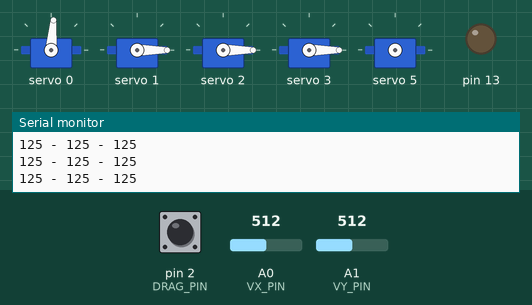
Simulated run of this sketch. Board: Arduino Uno, built with avr-gcc and run on an emulated ATmega328P. On the bench: 5 × servo, output pins drawn as LEDs (lit = HIGH), the last lines printed to the serial monitor. The inputs (shaded band) are chosen by the test bench; at power-on: A0 (VX_PIN) = 512, pin 2 (DRAG_PIN) HIGH, A1 (VY_PIN) = 512.

Above: at 2.3 s.
2.4 s: A0 (VX_PIN) set to 585
At 4.48 s:
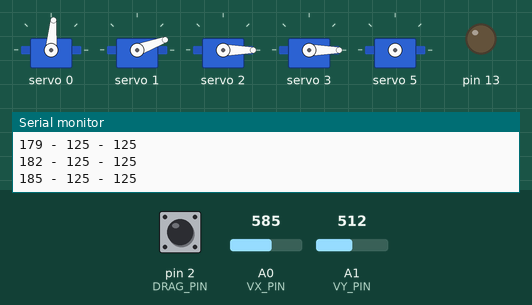
5.4 s: pin 2 (DRAG_PIN) pulled LOW for 0.15 s
8.4 s: A1 (VY_PIN) set to 585
At 8.59 s:
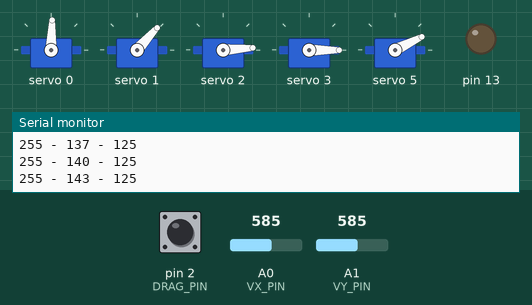
11.4 s: A0 (VX_PIN) set to 716
14.4 s: A0 (VX_PIN) set to 473
At 17.1 s:
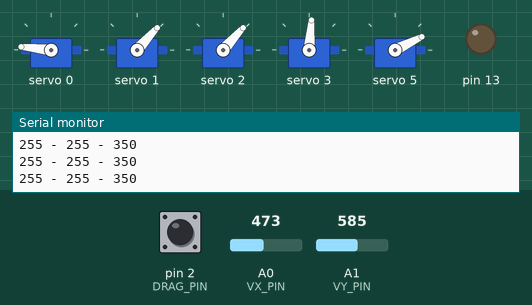
17.4 s: A0 (VX_PIN) set to 445
At 21.16 s:
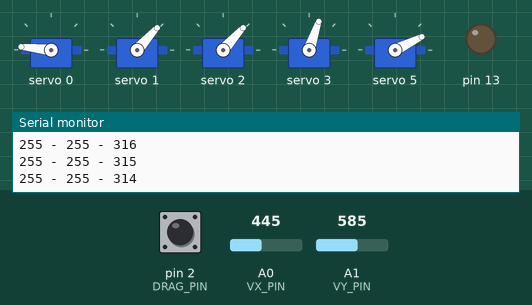
Timing chart, 0 to 25.9 s (numbered marks = the images above; inputs shaded):
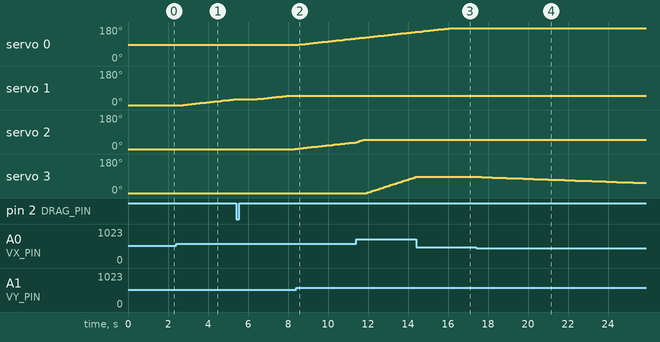

The sketch:

robot_hand.ino
```cpp
#include <Wire.h>
#include <Adafruit_PWMServoDriver.h>
#define SERVOMIN  125
#define SERVOMAX  575

#define VX_PIN 0
#define VY_PIN 1

#define MID_ANALOG 488
#define DRAG_PIN 2

Adafruit_PWMServoDriver pwm = Adafruit_PWMServoDriver();

uint8_t servonum = 0;
int yPulse = 0;

int servoMaxArray[] = {255, 255, 345};
int xPulseArray[] = {SERVOMIN, SERVOMIN, SERVOMIN};

void setup() {
  Serial.begin(9600);
  Serial.println("16 channel Servo test!");

  pwm.begin();

  pwm.setPWMFreq(60);

  delay(100);
  pwm.setPWM(0, 0, (SERVOMIN + SERVOMAX)/2);
  pwm.setPWM(1, 0, xPulseArray[0]);
  pwm.setPWM(2, 0, xPulseArray[1]);
  pwm.setPWM(3, 0, xPulseArray[2]);
  delay(1000);
  yPulse = (SERVOMIN + SERVOMAX)/2;

  pinMode(DRAG_PIN, INPUT_PULLUP);
  pinMode(13, OUTPUT);
}

bool preInput = true;
bool isOpen = false;

void loop() {
  //dragAnDrop();
  changeXPosition();
  changeYPosition();

  //pwm.setPWM(4, 0, 200);
  delay(100);

  //pwm.setPWM(4, 0, 600);
  //delay(1000);

  //pwm.setPWM(4, 0, 200);
  //delay(100);
  bool nowInput = digitalRead(DRAG_PIN);
  if (preInput && !nowInput) {
    Serial.print("Click");
    dragAndDrop();
  }
  preInput = nowInput;
}

void changeYPosition() {
  int ySignal = analogRead(VY_PIN);
  int changePulse = calculatePulseChange(ySignal);
  if (ySignal < MID_ANALOG) {
    yPulse -= changePulse;
    yPulse = max(yPulse, SERVOMIN);
  }
  else
  {
    yPulse += changePulse;
    yPulse = min(yPulse, SERVOMAX);
  }
  pwm.setPWM(0, 0, yPulse);
}

void changeXPosition() {
  int xSignal = analogRead(VX_PIN);
  int changePulse = calculatePulseChange(xSignal);

  if (xSignal < MID_ANALOG) {
    if (xPulseArray[2] <= SERVOMIN) {
      xPulseArray[2] = SERVOMIN;
      if (xPulseArray[1] <= SERVOMIN) {
        xPulseArray[1] = SERVOMIN;
        if (xPulseArray[0] <= SERVOMIN) {
          xPulseArray[0] = SERVOMIN;
        }
        else {
          xPulseArray[0] -= changePulse;
        }
      } else {
        xPulseArray[1] -= changePulse;
      }
    } else {
      xPulseArray[2] -= changePulse;
    }
  }

  if (xSignal > MID_ANALOG) {
    if (xPulseArray[0] >= servoMaxArray[0]) {
      xPulseArray[0] = servoMaxArray[0];
      if (xPulseArray[1] >= servoMaxArray[1]) {
        xPulseArray[1] = servoMaxArray[1];
        if (xPulseArray[2] >= servoMaxArray[2]) {
          xPulseArray[2] = servoMaxArray[2];
        }
        else {
          xPulseArray[2] += changePulse;
        }
      } else {
        xPulseArray[1] += changePulse;
      }
    } else {
      xPulseArray[0] += changePulse;
    }
  }

  Serial.print(xPulseArray[0]);
  Serial.print(" - ");
  Serial.print(xPulseArray[1]);
  Serial.print(" - ");
  Serial.println(xPulseArray[2]);

  pwm.setPWM(1, 0, xPulseArray[0]);
  pwm.setPWM(2, 0, xPulseArray[1]);
  pwm.setPWM(3, 0, xPulseArray[2]);
}

void dragAndDrop() {
  int pulse = isOpen ? 600 : 200;
  pwm.setPWM(5, 0, pulse);
  delay(1000);
  pwm.setPWM(5, 0, 0);
  isOpen = !isOpen;
}

int calculatePulseChange(int pSignal) {
  return map(abs(pSignal - MID_ANALOG),0, MID_ANALOG, 0, 20);
}
```

Measured:
- the behaviour switches between 464 and 463 on A0 (VX_PIN) (found by bisection; images 3 and 4)
- after the input at 2.4 s, servo 1: moves from 0° to 31° over 2.6 s, starting after 0.37 s
- after the input at 8.4 s, servo 0: moves from 85° to 120° over 2.9 s, starting at once
- after the input at 14.4 s, servo 3: stays 85° (without the input it goes to 83° after 0.07 s)
- after the input at 17.4 s, servo 3: moves from 85° to 53° over 8.1 s, starting after 0.29 s
